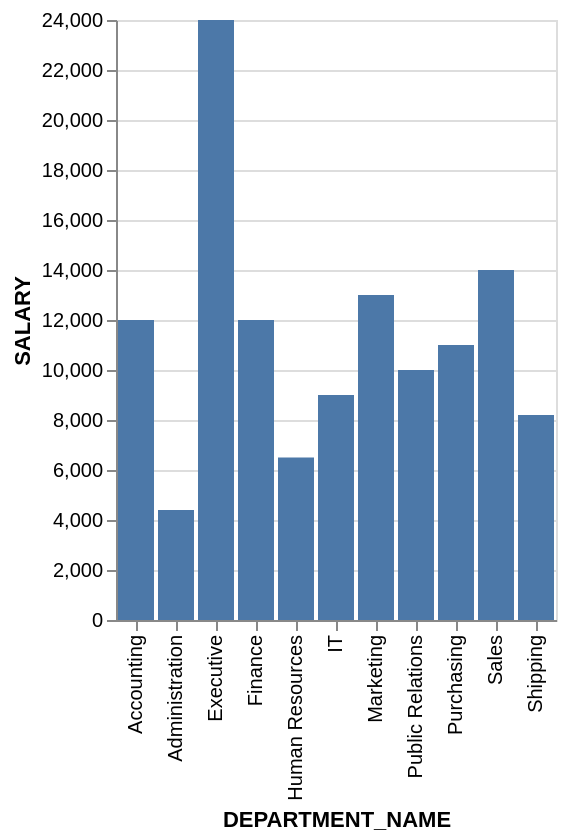

Source (Vega-Lite JSON):
### Vega-Lite specification from a JSON file in a GitHub repository (floating-point values rounded to 4 significant figures)
{"data": {"values": [{"x_data": "Accounting", "y_data": 12000}, {"x_data": "Administration", "y_data": 4400}, {"x_data": "Executive", "y_data": 24000}, {"x_data": "Finance", "y_data": 12000}, {"x_data": "Human Resources", "y_data": 6500}, {"x_data": "IT", "y_data": 9000}, {"x_data": "Marketing", "y_data": 13000}, {"x_data": "Public Relations", "y_data": 10000}, {"x_data": "Purchasing", "y_data": 11000}, {"x_data": "Sales", "y_data": 14000}, {"x_data": "Shipping", "y_data": 8200}]}, "mark": "bar", "encoding": {"x": {"field": "x_data", "type": "nominal", "title": "DEPARTMENT_NAME", "sort": "ascending"}, "y": {"field": "y_data", "type": "quantitative", "title": "SALARY"}}}
